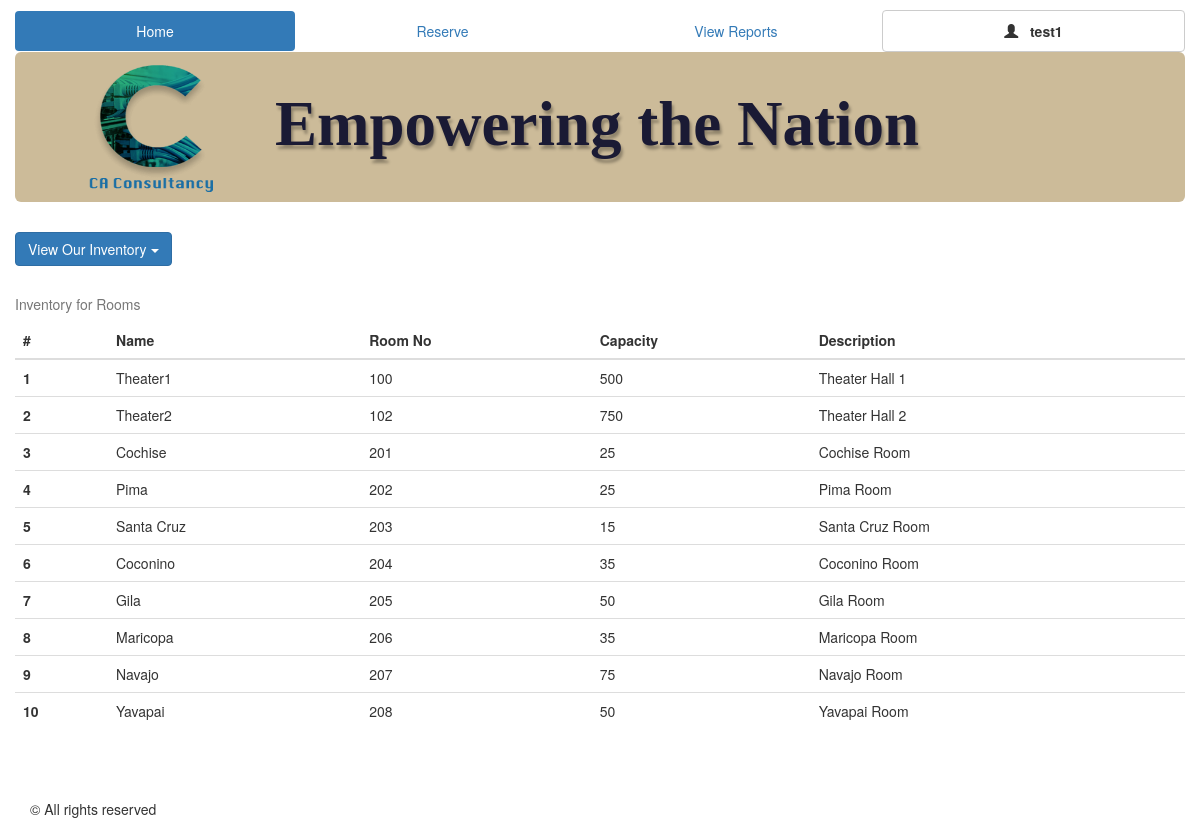
The page /app/room.php (signed in) on the database its author committed.
### tables this page shows
CREATE TABLE Room (
  resourceID int unsigned NOT NULL,
  resourceTypeID int unsigned NOT NULL DEFAULT 3 CHECK(resourceTypeId = 3),  
  name varchar(50) NOT NULL,
  roomNum int NOT NULL,
  capacity varchar(25) NOT NULL,
  description varchar(255) NOT NULL,
  CONSTRAINT PK_Room PRIMARY KEY(resourceId),
  CONSTRAINT FK_RoomResource FOREIGN KEY(resourceId) REFERENCES Resource(resourceId),
  CONSTRAINT FK_RoomResource1 FOREIGN KEY(resourceTypeID) REFERENCES Resource(resourceTypeId)  
);

### app/utilities/generic-function.php (the view, shortened to what this page needs)
<?php
function getDBLink()
{
    require 'credential.php';
    $link = mysqli_connect($DB_SERVER, $DB_USERNAME, $DB_PASSWORD, $DB_NAME);
    return $link;
}
function getResourceDropdown()
{
    $resourceHtml = '<div class="dropdown">
                      <button class="btn btn-default dropdown-toggle btn-primary" type="button" id="dropdownMenu1" data-toggle="dropdown" aria-haspopup="true" aria-expanded="true">
                        View Our Inventory
                        <span class="caret"></span>
                      </button>
                      <ul class="dropdown-menu" aria-labelledby="dropdownMenu1">
                        <li><a href="computer.php">Computer</a></li>
                        <li><a href="microphone.php">Microphone</a></li>
                        <li><a href="projector.php">Projector</a></li>
                        <li><a href="room.php">Room</a></li>
                      </ul>
                    </div>';
    return $resourceHtml;
}
function getRoomDetail($query, $withAction = false)
{
    $addTh = $withAction == true ? "<th>Action</th>" : "";
    $caption = $withAction == true ? "Available Rooms" : "Inventory for Rooms";
    $computerHtmlUpper = '<table class="table top20x table-responsive">
      <caption>'.$caption.'</caption>
          <thead>
            <tr>
              <th>#</th>
              <th>Name</th>
              <th>Room No</th>
              <th>Capacity</th>
              <th>Description</th>
              ' . $addTh . '
            </tr>
          </thead><tbody>';
    $computerHtmlMid = '';
    $computerHtmlBotom = '
          </tbody>
        </table>';
    $sql = $query;
    $link = getDBLink();
    if ($stmt = mysqli_prepare($link, $sql)) {
        if (mysqli_stmt_execute($stmt)) {
            $result = mysqli_stmt_get_result($stmt);
            if (mysqli_num_rows($result) > 0) {
                $i = 1;
                while ($row = mysqli_fetch_array($result, MYSQLI_ASSOC)) {
                    $addTd = $withAction == true ? '<td><button id="action" name="action" type="submit" class="btn btn-warning action" value="' . $row["resourceID"] . '">Book</button></td>' : "";
                    $computerHtmlMid = $computerHtmlMid . '<tr>
                          <th scope="row">' . $i . '</th>
                          <td>' . $row["name"] . '</td>
                          <td>' . $row["roomNum"] . '</td>
                          <td>' . $row["capacity"] . '</td>
                          <td>' . $row["description"] . '</td>
                          ' . $addTd . '
                        </tr>';
                    $i++;
                }
            }
        } else {
            echo "ERROR: Could not able to execute $sql. " . mysqli_error($link);
        }
    } else {
        echo "ERROR: Could not able to execute $sql. " . mysqli_error($link);
    }
    return $computerHtmlUpper . $computerHtmlMid . $computerHtmlBotom;
}
?>

### app/room.php (shortened to what this page needs)
<?php
require_once 'utilities/generic-function.php';
require_once 'utilities/query.php';
$reserve_rent = "";
$reserveActive = "";
$reportActive = "";
$profileActive = "";
$indexActive = "active";
if(!isset($_SESSION['username']) || empty($_SESSION['username'])){
    header("location: userlogin/login.php");
    exit;
} else
{
    $reserve_rent = $_SESSION['type'] == 'employee' ? "Reserve" : "Rent";
    $nameWthLogo = '<span class="glyphicon glyphicon-user"></span>' ."&nbsp;&nbsp;&nbsp;". $_SESSION['username'];
}
$content = getResourceDropdown();
$content = $content . getRoomDetail($allroomdetail);
include 'template.php';
?>

### app/template.php (shortened to what this page needs)
<!DOCTYPE html>
<html>
<head>
    <link rel="stylesheet" href="https://maxcdn.bootstrapcdn.com/bootstrap/3.3.7/css/bootstrap.min.css"
>
    <link rel="stylesheet" href="assets/style/page-layout.css">
</head>
<body>
<div class="container-fluid">
    <div class="masthead">
        <nav>
            <ul class="nav nav-pills nav-justified">
                <li class="<?php echo $indexActive ?>"><a href="index.php">Home</a></li>
                <li class="<?php echo $reserveActive ?>"><a href="reserve.php"><?php echo $reserve_rent ?></a></li>
                <li class="<?php echo $reportActive ?>"><a href="report.php">View Reports</a></li>
                <li class="<?php echo $profileActive ?>">
                <a href="" class="btn btn-default dropdown-toggle thick" data-toggle="dropdown"
                   data-hover="dropdown"><?php echo $nameWthLogo ?></a>
                </li>
            </ul>
        </nav>
    </div>
    <div class="jumbotron container-fluid">
        <img src="assets/logo/logo.png" alt="logo" />
        <h1 class = "generic-heading">Empowering the Nation
        </h1>
    </div>
    <?php echo $content; ?>
    <div class="roww">
        <div class="col-xs-4 col-md-4">
        <footer class="footer top50x">
            <p>&copy; All rights reserved</p>
        </footer>
        </div>
    </div>
</div>
</body>
</html>

### app/assets/style/page-layout.css (style rules this page uses)
.jumbotron { padding-top: 0px; padding-bottom: 0px; background-size: cover; background-color: #ccbb99 !important; width: 100%; height: 150px; max-width: 1400px; }
.thick { font-weight: bold; }
body { padding-top: 10px; }
.jumbotron img { float: left; width: 150px; height: 150px; top: 0; left: 0; right: 50px; }
.jumbotron h1 { font-family: 'Playfair Display', serif; text-shadow: 2px 4px 3px rgba(0, 0, 0, 0.3); color: #1a1a34; font-weight: bold; vertical-align: middle; }
.generic-heading { position: relative; top: 18px; left: 50px; }
div img { width:200px; height:200px; }
.top50x { margin-top: 50px; }
.top20x { margin-top: 20px; }

### rows shown on the page
room: name "Theater1", roomNum "100", capacity "500", description "Theater Hall 1"
room: name "Theater2", roomNum "102", capacity "750", description "Theater Hall 2"
room: name "Cochise", roomNum "201", capacity "25", description "Cochise Room"
room: name "Pima", roomNum "202", capacity "25", description "Pima Room"
room: name "Santa Cruz", roomNum "203", capacity "15", description "Santa Cruz Room"
room: name "Coconino", roomNum "204", capacity "35", description "Coconino Room"
room: name "Gila", roomNum "205", capacity "50", description "Gila Room"
room: name "Maricopa", roomNum "206", capacity "35", description "Maricopa Room"
room: name "Navajo", roomNum "207", capacity "75", description "Navajo Room"
room: name "Yavapai", roomNum "208", capacity "50", description "Yavapai Room"

### other values the page prints
$reserve_rent "Reserve"
$_SESSION['username'] "test1"
$caption "Inventory for Rooms"
